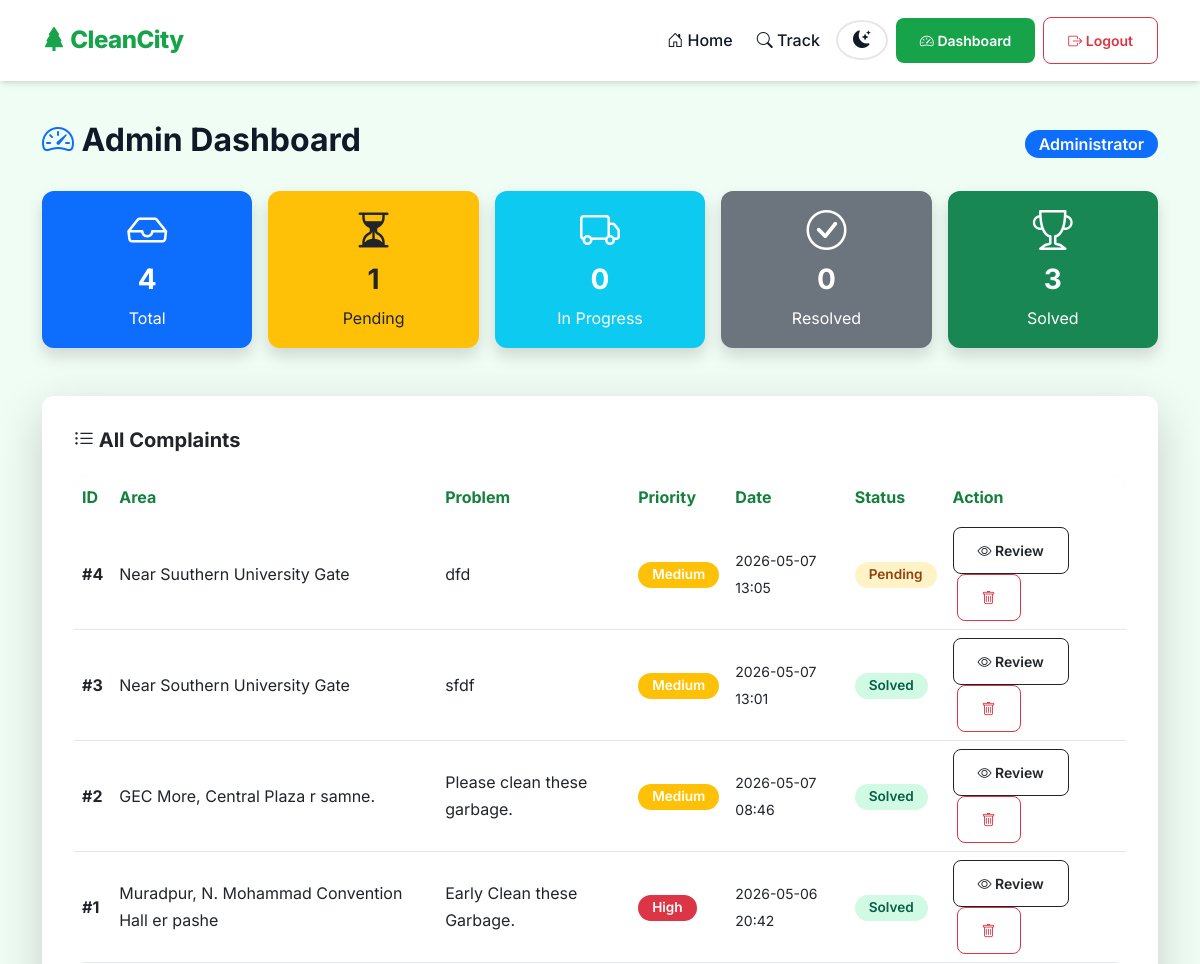
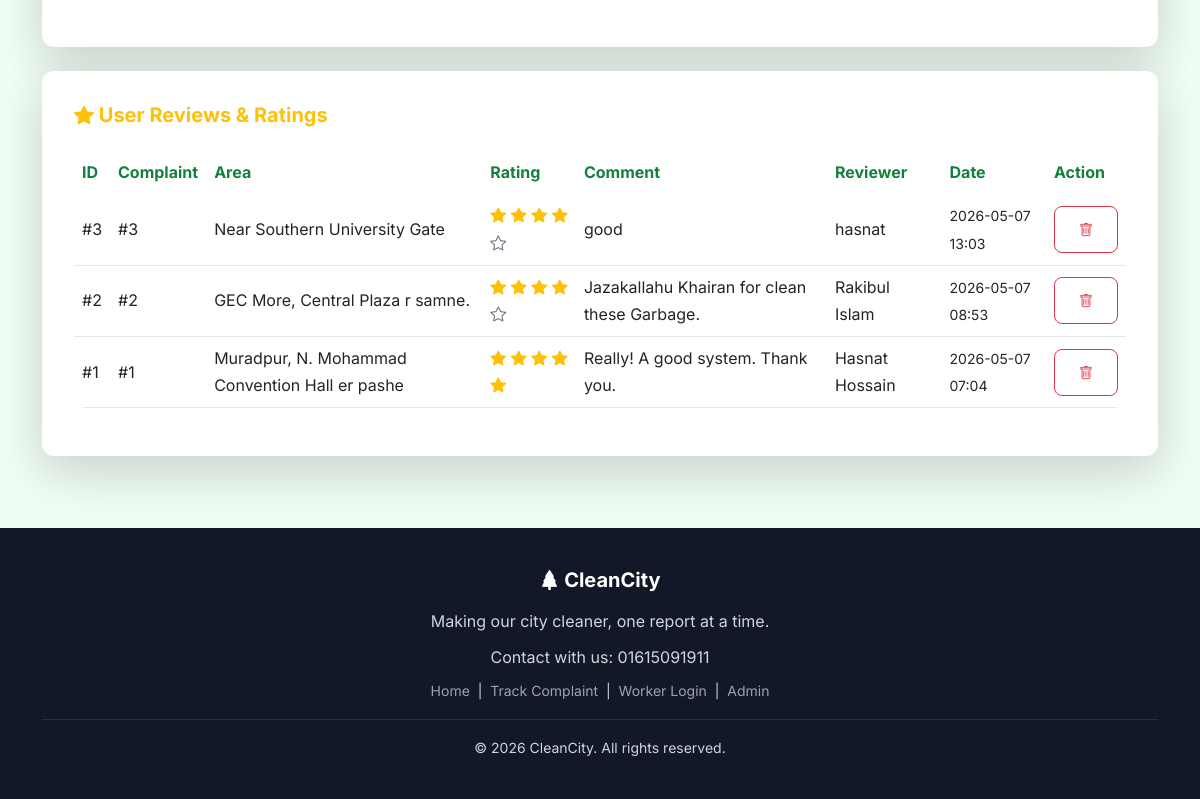
Screenshot of /admin/dashboard (signed in) with the database file from the repository (2 pictures, top to bottom).
### tables this page shows
CREATE TABLE complaints (  
            id INTEGER PRIMARY KEY AUTOINCREMENT,  
            area TEXT, problem TEXT, priority TEXT, date TEXT,  
            status TEXT, image_path TEXT, map_link TEXT,  
            assigned_team_id INTEGER, cleaned_image_path TEXT,  
            cleaned_date TEXT, admin_remark TEXT,  
            FOREIGN KEY(assigned_team_id) REFERENCES teams(id));

CREATE TABLE reviews (
            id INTEGER PRIMARY KEY AUTOINCREMENT,
            complaint_id INTEGER,
            rating INTEGER,
            comment TEXT,
            reviewer_name TEXT,
            date TEXT,
            is_approved INTEGER DEFAULT 1,
            FOREIGN KEY(complaint_id) REFERENCES complaints(id));

### app.py (the view)
@app.route('/admin/dashboard')
def admin_dashboard():
    if not session.get('admin_logged_in'): return redirect(url_for('admin_login'))
    db = get_db()
    total = db.execute('SELECT COUNT(*) FROM complaints').fetchone()[0]
    pending = db.execute('SELECT COUNT(*) FROM complaints WHERE status="Pending"').fetchone()[0]
    in_progress = db.execute('SELECT COUNT(*) FROM complaints WHERE status="In Progress"').fetchone()[0]
    resolved = db.execute('SELECT COUNT(*) FROM complaints WHERE status="Resolved"').fetchone()[0]
    solved = db.execute('SELECT COUNT(*) FROM complaints WHERE status="Solved"').fetchone()[0]
    complaints = db.execute('SELECT * FROM complaints ORDER BY id DESC').fetchall()
    reviews = db.execute(
        "SELECT r.*, c.area, c.id as complaint_id FROM reviews r LEFT JOIN complaints c ON r.complaint_id = c.id ORDER BY r.id DESC"
    ).fetchall()
    return render_template('admin_dashboard.html', total=total, pending=pending,
                         in_progress=in_progress, resolved=resolved, solved=solved,
                         complaints=complaints, reviews=reviews)

### app.py (called while the page is built)
def get_db():
    db = getattr(g, '_database', None)
    if db is None:
        db = g._database = sqlite3.connect(DATABASE)
        db.row_factory = sqlite3.Row
    return db

@app.teardown_appcontext
def close_connection(exception):
    db = getattr(g, '_database', None)
    if db is not None:
        db.close()

### templates/admin_dashboard.html (shortened to what this page needs)
{% extends "base.html" %}
{% block content %}
<section class="py-4">
  <div class="container">
    <div class="d-flex justify-content-between align-items-center mb-4">
      <h2 class="fw-bold">
        <i class="bi bi-speedometer2 text-primary"></i> Admin Dashboard
      </h2>
      <span class="badge bg-primary fs-6">Administrator</span>
    </div>
    <div class="row g-3 mb-5">
      <div class="col-md">
        <div class="card bg-primary text-white border-0 shadow">
          <div class="card-body text-center py-3">
            <i class="bi bi-inbox display-6"></i>
            <h3 class="fw-bold mt-2">{{ total }}</h3>
            <p class="mb-0">Total</p>
          </div>
        </div>
      </div>
      <div class="col-md">
        <div class="card bg-warning text-dark border-0 shadow">
          <div class="card-body text-center py-3">
            <i class="bi bi-hourglass-split display-6"></i>
            <h3 class="fw-bold mt-2">{{ pending }}</h3>
            <p class="mb-0">Pending</p>
          </div>
        </div>
      </div>
      <div class="col-md">
        <div class="card bg-info text-white border-0 shadow">
          <div class="card-body text-center py-3">
            <i class="bi bi-truck display-6"></i>
            <h3 class="fw-bold mt-2">{{ in_progress }}</h3>
            <p class="mb-0">In Progress</p>
          </div>
        </div>
      </div>
      <div class="col-md">
        <div class="card bg-secondary text-white border-0 shadow">
          <div class="card-body text-center py-3">
            <i class="bi bi-check-circle display-6"></i>
            <h3 class="fw-bold mt-2">{{ resolved }}</h3>
            <p class="mb-0">Resolved</p>
          </div>
        </div>
      </div>
      <div class="col-md">
        <div class="card bg-success text-white border-0 shadow">
          <div class="card-body text-center py-3">
            <i class="bi bi-trophy display-6"></i>
            <h3 class="fw-bold mt-2">{{ solved }}</h3>
            <p class="mb-0">Solved</p>
          </div>
        </div>
      </div>
    </div>
    <div class="card shadow-lg border-0 mb-4">
      <div class="card-body">
        <h5 class="fw-bold mb-4"><i class="bi bi-list-ul"></i> All Complaints</h5>
        <div class="table-responsive">
          <table class="table table-hover align-middle">
            <thead>
              <tr>
                <th>ID</th>
                <th>Area</th>
                <th>Problem</th>
                <th>Priority</th>
                <th>Date</th>
                <th>Status</th>
                <th>Action</th>
              </tr>
            </thead>
            <tbody>
              {% for c in complaints %}
              <tr>
                <td class="fw-bold">#{{ c.id }}</td>
                <td>{{ c.area }}</td>
                <td>{{ c.problem[:50] }}{% if c.problem|length > 50 %}...{% endif %}</td>
                <td>
                  <span class="badge {% if c.priority == 'High' %}bg-danger{% elif c.priority == 'Medium' %}bg-warning{% else %}bg-info{% endif %}">
                    {{ c.priority }}
                  </span>
                </td>
                <td><small>{{ c.date }}</small></td>
                <td>
                  {% if c.status == 'Pending' %}
                    <span class="badge badge-pending">Pending</span>
                  {% elif c.status == 'In Progress' %}
                    <span class="badge badge-progress">In Progress</span>
                  {% elif c.status == 'Resolved' %}
                    <span class="badge badge-resolved">Resolved</span>
                  {% else %}
                    <span class="badge badge-solved">Solved</span>
                  {% endif %}
                </td>
                <td>
                  <a href="{{ url_for('view_complaint', id=c.id) }}" class="btn btn-sm btn-outline-dark">
                    <i class="bi bi-eye"></i> Review
                  </a>
                  <a href="{{ url_for('delete_complaint', id=c.id) }}"
                     class="btn btn-sm btn-outline-danger ms-1"
                     onclick="return confirm('Are you sure?')">
                    <i class="bi bi-trash"></i>
                  </a>
                </td>
              </tr>
              {% endfor %}
            </tbody>
          </table>
        </div>
      </div>
    </div>
    {% if reviews %}
    <div class="card shadow-lg border-0">
      <div class="card-body">
        <h5 class="fw-bold mb-4 text-warning">
          <i class="bi bi-star-fill"></i> User Reviews & Ratings
        </h5>
        <div class="table-responsive">
          <table class="table table-hover align-middle">
            <thead>
              <tr>
                <th>ID</th>
                <th>Complaint</th>
                <th>Area</th>
                <th>Rating</th>
                <th>Comment</th>
                <th>Reviewer</th>
                <th>Date</th>
                <th>Action</th>
              </tr>
            </thead>
            <tbody>
              {% for r in reviews %}
              <tr>
                <td>#{{ r.id }}</td>
                <td>#{{ r.complaint_id }}</td>
                <td>{{ r.area or 'N/A' }}</td>
                <td>
                  {% for i in range(5) %}
                    {% if i < r.rating %}
                    <i class="bi bi-star-fill text-warning"></i>
                    {% else %}
                    <i class="bi bi-star text-muted"></i>
                    {% endif %}
                  {% endfor %}
                </td>
                <td>{{ r.comment[:50] }}{% if r.comment|length > 50 %}...{% endif %}</td>
                <td>{{ r.reviewer_name }}</td>
                <td><small>{{ r.date }}</small></td>
                <td>
                  <a href="{{ url_for('delete_review', id=r.id) }}"
                     class="btn btn-sm btn-outline-danger"
                     onclick="return confirm('Delete this review?')">
                    <i class="bi bi-trash"></i>
                  </a>
                </td>
              </tr>
              {% endfor %}
            </tbody>
          </table>
        </div>
      </div>
    </div>
    {% endif %}
  </div>
</section>
{% endblock %}

### templates/base.html (shortened to what this page needs)
<!DOCTYPE html>
<html lang="en" data-bs-theme="light">
<head>
    <link href="https://cdn.jsdelivr.net/npm/bootstrap@5.3.0/dist/css/bootstrap.min.css" rel="stylesheet">
    <link rel="stylesheet" href="https://cdn.jsdelivr.net/npm/bootstrap-icons@1.11.0/font/bootstrap-icons.css">
    <link rel="stylesheet" href="{{ url_for('static', filename='style.css') }}">
</head>
<body>
    <nav class="navbar navbar-expand-lg sticky-top">
        <div class="container">
            <a class="navbar-brand" href="/">
                <i class="bi bi-tree-fill"></i> CleanCity
            </a>
            <div class="collapse navbar-collapse" id="navbarNav">
                <ul class="navbar-nav ms-auto align-items-center gap-2">
                    <li class="nav-item">
                        <a class="nav-link" href="/"><i class="bi bi-house-door"></i> Home</a>
                    </li>
                    <li class="nav-item">
                        <a class="nav-link" href="{{ url_for('track_complaint') }}"><i class="bi bi-search"></i> Track</a>
                    </li>
                    <li class="nav-item">
                        <button id="darkModeToggle" class="btn btn-sm rounded-pill theme-toggle-btn" onclick="toggleDarkMode()" title="Toggle Dark Mode">
                        </button>
                    </li>
                    {% if session.get('admin_logged_in') %}
                    <li class="nav-item">
                        <a class="btn btn-success btn-sm" href="/admin/dashboard">
                            <i class="bi bi-speedometer2"></i> Dashboard
                        </a>
                    </li>
                    <li class="nav-item">
                        <a class="btn btn-outline-danger btn-sm" href="/admin/logout">
                            <i class="bi bi-box-arrow-right"></i> Logout
                        </a>
                    </li>
                    {% endif %}
                </ul>
            </div>
        </div>
    </nav>
    <main>
        {% block content %}{% endblock %}
    </main>
    <footer class="footer mt-5">
        <div class="container text-center">
            <h5 class="fw-bold text-white mb-3"><i class="bi bi-tree-fill"></i> CleanCity</h5>
            <p class="mb-2">Making our city cleaner, one report at a time.</p>
            <p class="mb-2">Contact with us: 01615091911</p>
            <p class="mb-0 small">
                <a href="/">Home</a> &nbsp;|&nbsp;
                <a href="{{ url_for('track_complaint') }}">Track Complaint</a> &nbsp;|&nbsp;
                <a href="/worker/login">Worker Login</a> &nbsp;|&nbsp;
                <a href="/admin/login">Admin</a>
            </p>
            <hr class="border-secondary my-3">
            <p class="small mb-0">&copy; 2026 CleanCity. All rights reserved.</p>
        </div>
    </footer>
</body>
</html>

### static/style.css (style rules this page uses)
:root, [data-bs-theme="light"] { --primary: #16a34a; --primary-dark: #15803d; --primary-darker: #14532d; --primary-light: #dcfce7; --secondary: #f59e0b; --danger: #ef4444; --info: #3b82f6; --dark: #111827; --gray: #6b7280; --light: #f9fafb; --white: #ffffff; --body-bg: #f0fdf4; --card-bg: #ffffff; --text-color: #111827; --text-muted: #6b7280; --border-color: #e5e7eb; --nav-bg: #ffffff; --section-bg-light: #f9fafb; --section-bg-white: #ffffff; --shadow-sm: 0 1px 2px rgba(0,0,0,0.05); --shadow: 0 4px 6px -1px rgba(0,0,0,0.1), 0 2px 4px -2px rgba(0,0,0,0.1); --shadow-lg: 0 10px 15px -3px rgba(0,0,0,0.1), 0 4px 6px -4px rgba(0,0,0,0.1); --shadow-xl: 0 20px 25px -5px rgba(0,0,0,0.1), 0 8px 10px -6px rgba(0,0,0,0.1); --radius: 12px; --radius-sm: 8px; }
* { margin: 0; padding: 0; box-sizing: border-box; }
body { font-family: 'Inter', sans-serif; background: var(--body-bg); color: var(--text-color); line-height: 1.7; transition: background 0.3s ease, color 0.3s ease; }
.theme-toggle-btn { width: 40px; height: 40px; display: flex; align-items: center; justify-content: center; border-radius: 50% !important; background: var(--card-bg) !important; border: 2px solid var(--border-color) !important; color: var(--text-color) !important; font-size: 1.1rem; transition: all 0.3s ease; }
.navbar { padding: 15px 0; background: var(--nav-bg) !important; box-shadow: var(--shadow); transition: background 0.3s ease; }
.navbar-brand { font-size: 1.5rem; font-weight: 800; color: var(--primary) !important; letter-spacing: -0.5px; }
.nav-link { font-weight: 500; color: var(--text-color) !important; transition: color 0.3s; }
.card { border-radius: var(--radius); border: 1px solid var(--border-color); box-shadow: var(--shadow); transition: all 0.3s ease; overflow: hidden; background: var(--card-bg); }
.card-body { padding: 2rem; }
.btn { border-radius: var(--radius-sm); font-weight: 600; padding: 12px 24px; transition: all 0.3s; }
.btn-success { background: var(--primary); border: none; color: white !important; }
.badge { padding: 6px 14px; border-radius: 20px; font-weight: 600; font-size: 0.85rem; }
.badge-pending { background: #fef3c7; color: #92400e; }
.badge-solved { background: #d1fae5; color: #065f46; }
.table { border-radius: var(--radius); overflow: hidden; color: var(--text-color); }
.table thead { background: var(--primary-light); }
.table th { font-weight: 700; color: var(--primary-dark); border: none; }
.table td { vertical-align: middle; border-color: var(--border-color); }
.footer { background: #111827; color: #d1d5db; padding: 40px 0; }
.footer a { color: #9ca3af; text-decoration: none; transition: color 0.3s; }
.text-muted { color: var(--text-muted) !important; }
hr { border-color: var(--border-color); }
html { scroll-behavior: smooth; }

### rows the page displays
complaints: id "4", area "Near Suuthern University Gate", problem "dfd", priority "Medium", date "2026-05-07 13:05", status "Pending"
complaints: id "3", area "Near Southern University Gate", problem "sfdf", priority "Medium", date "2026-05-07 13:01", status "Solved"
complaints: id "2", area "GEC More, Central Plaza r samne.", problem "Please clean these garbage.", priority "Medium", date "2026-05-07 08:46", status "Solved"
complaints: id "1", area "Muradpur, N. Mohammad Convention Hall er pashe", problem "Early Clean these Garbage.", priority "High", date "2026-05-06 20:42", status "Solved"
reviews: id "3", complaint_id "3", area "Near Southern University Gate", rating 4 (drawn), comment "good", reviewer_name "hasnat", date "2026-05-07 13:03"
reviews: id "2", complaint_id "2", area "GEC More, Central Plaza r samne.", rating 4 (drawn), comment "Jazakallahu Khairan for clean these Garbage.", reviewer_name "Rakibul Islam", date "2026-05-07 08:53"
reviews: id "1", complaint_id "1", area "Muradpur, N. Mohammad Convention Hall er pashe", rating 5 (drawn), comment "Really! A good system. Thank you.", reviewer_name "Hasnat Hossain", date "2026-05-07 07:04"

### other values shown
{{ total }} "4"
{{ pending }} "1"
{{ in_progress }} "0"
{{ resolved }} "0"
{{ solved }} "3"
